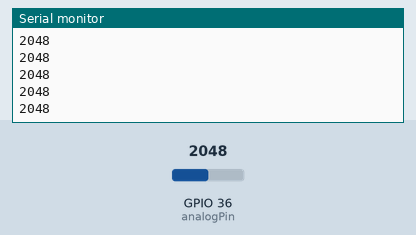
This sketch was run on a simulated ESP32. Parts: the last lines printed to the serial monitor. The inputs (shaded band) are chosen by the test bench; at power-on: GPIO 36 (analogPin) = 2048.

Above: at 1.2 s.
1.3 s: GPIO 36 (analogPin) set to 2866
At 1.31 s:
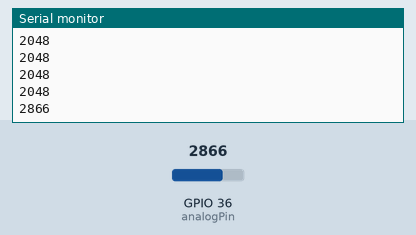
2.8 s: GPIO 36 (analogPin) set to 3603
At 2.81 s:
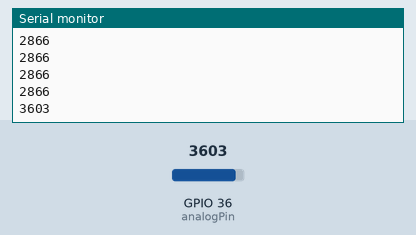
Timing chart, 0 to 5.8 s (numbered marks = the images above; inputs shaded):
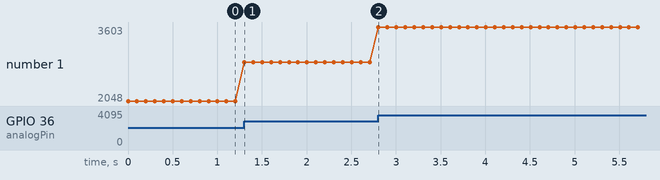

The sketch:

senal_analogica.ino
```cpp
#include <Arduino.h>

const int analogPin = 36; // Pin de entrada analógica en el ESP32 (A0 es equivalente al pin 36)

void setup() {
    Serial.begin(115200); // Iniciar comunicación serial a 115200 baudios
    pinMode(analogPin, INPUT); // Configurar el pin de entrada analógica como entrada
}

void loop() {
    int analogValue = analogRead(analogPin); // Leer el valor analógico
    Serial.println(analogValue); // Enviar el valor al monitor serial
    delay(100); // Esperar 100 ms antes de leer nuevamente
}
```

Measured:
- after the input at 1.3 s, the serial monitor: prints a new line at once (image 1)
- after the input at 2.8 s, the serial monitor: prints a new line at once (image 2)
- plotted number 1: 2048 → 2866 after the input at 1.3 s, 2866 → 3603 after the input at 2.8 s
